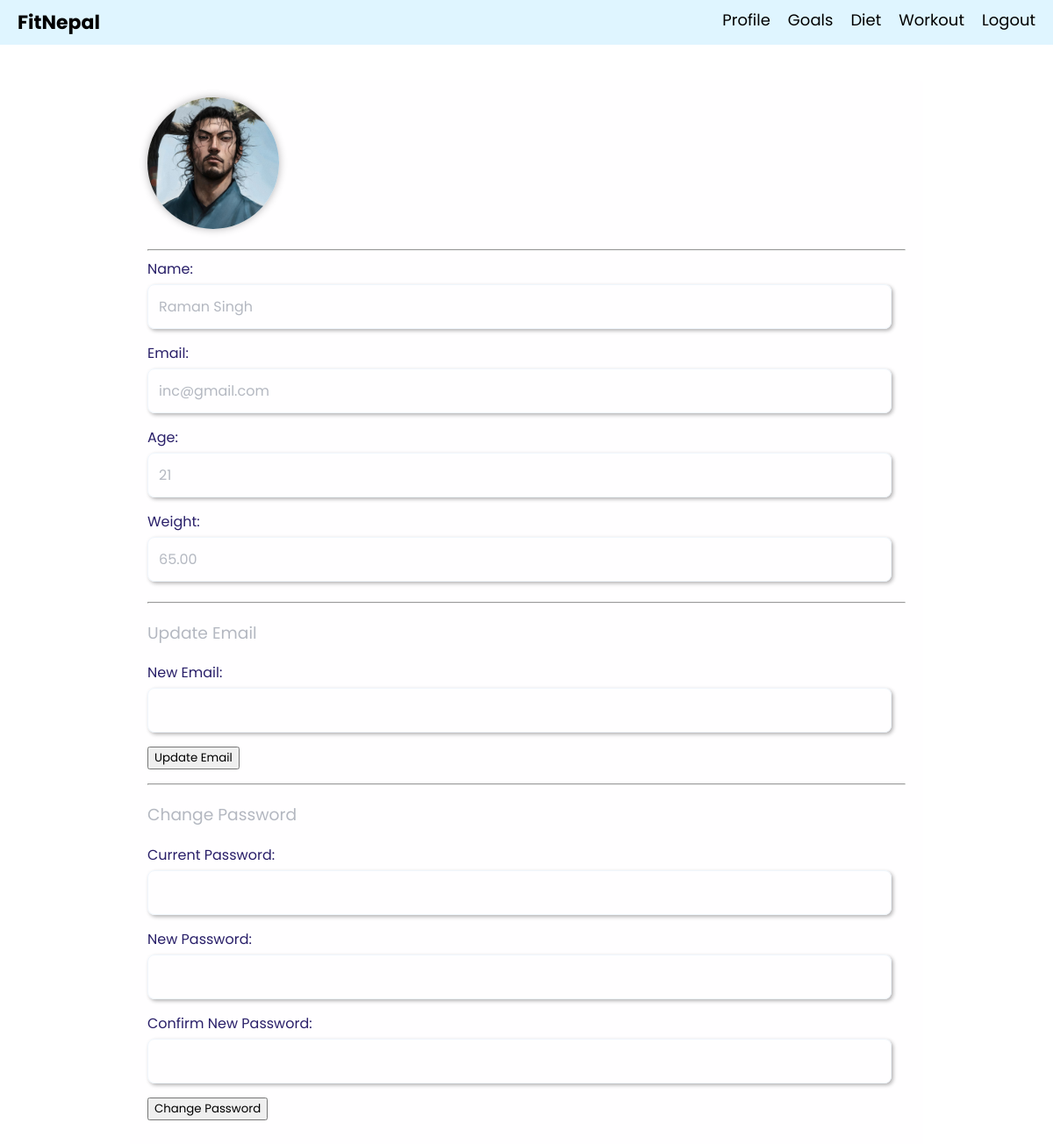
Screenshot of /profile.php (signed in) with the database file from the repository.
### tables this page shows
CREATE TABLE `users` (
  `id` int(11) NOT NULL,
  `user_id` int(11) NOT NULL,
  `name` varchar(100) NOT NULL,
  `email` varchar(100) NOT NULL,
  `password` varchar(255) NOT NULL,
  `age` int(11) NOT NULL,
  `weight` decimal(5,2) NOT NULL,
  `height` int(11) NOT NULL,
  `activity` enum('normal','intermediate','highly_active') NOT NULL,
  `profile_picture` varchar(255) DEFAULT NULL,
  `registration_time` timestamp NOT NULL DEFAULT current_timestamp(),
  `status` varchar(10) DEFAULT 'inactive',
  `role` varchar(50) DEFAULT 'user',
  `google_auth_secret` varchar(32) DEFAULT NULL
);

### profile.php (the view, shortened to what this page needs)
<?php
include "db_connection.php";
$user_id = $_SESSION['user_id'];
$sql = "SELECT name, email, age, weight, profile_picture FROM users WHERE id = ?";
$stmt = $conn->prepare($sql);
$stmt->bind_param("i", $user_id);
$stmt->execute();
$result = $stmt->get_result();
$user_data = $result->fetch_assoc();
$name = $user_data["name"];
$email = $user_data["email"];
$age = $user_data["age"];
$weight = $user_data["weight"];
$profile_picture = $user_data["profile_picture"] ?? 'blank_profile_picture.jpg';
?>
<?php
include 'header\header.php';
?>
<!DOCTYPE html>
<html lang="en">
<head>
    <link rel="stylesheet" href="./CSS/profile.css">
    <link rel="stylesheet" href="https://cdnjs.cloudflare.com/ajax/libs/animate.css/4.1.1/animate.min.css" />
</head>
<body>
<section class="hero-section">
    <div class="container">
        <div class="profile-info">
            <div class="profile-pic-wrapper">
                <img src="<?php echo $profile_picture; ?>" id="profile-picture-display" alt="Profile Picture" class="profile-picture">
            </div>
            <hr>
            <form action="<?php echo htmlspecialchars($_SERVER["PHP_SELF"]); ?>" method="post">
                <label for="name">Name:</label>
                <input type="text" id="name" name="name" value="<?php echo $name; ?>" required>
                <label for="email">Email:</label>
                <input type="email" id="email" name="email" value="<?php echo $email; ?>" required>
                <label for="age">Age:</label>
                <input type="number" id="age" name="age" value="<?php echo $age; ?>" required>
                <label for="weight">Weight:</label>
                <input type="number" id="weight" step="0.01" value="<?php echo $weight; ?>" required>
            </form>
            <hr>
            <h3>Update Email</h3>
            <form action="<?php echo htmlspecialchars($_SERVER["PHP_SELF"]); ?>" method="post">
                <label for="new_email">New Email:</label>
                <input type="email" id="new_email" name="new_email" required>
                <button class="prof"  type="submit">Update Email</button>
            </form>
            <hr>
            <h3>Change Password</h3>
            <form action="<?php echo htmlspecialchars($_SERVER["PHP_SELF"]); ?>" method="post">
                <label for="current_password">Current Password:</label>
                <input type="password" id="current_password" name="current_password" required>
                <label for="new_password">New Password:</label>
                <input type="password" id="new_password" name="new_password" required>
                <label for="confirm_password">Confirm New Password:</label>
                <input type="password" id="confirm_password" name="confirm_password" required>
                <button class="prof" type="submit">Change Password</button>
            </form>
        </div>
    </div>
</section>
</body>
</html>

### CSS/profile.css (style rules this page uses)
body { font-family: 'Inter', sans-serif; margin: 0; padding: 0; background-color:#ffffff; }
.container { height: 100%; width: 90%; max-width: 100%; margin: 20px auto; background-color:#ffffff; padding: 20px; border-radius: 10px; box-shadow: 0 0 20px rgba(255, 255, 255, 0.1); }
h3 { color: #b4b8c1; }
.profile-info { width: 80%; margin: 0 auto; background-color:#fffeff; border-radius: 5px; padding: 20px; color: #291f69; }
label { display: block; margin-bottom: 5px; color: #291f69; }
input[type="text"], input[type="email"], input[type="password"], input[type="number"] { width: calc(100% - 16px); padding: 12px; margin-bottom: 15px; border: 1px solid #F0F6FC; border-radius: 8px; box-sizing: border-box; font-size: 16px; background-color: transparent; color: #b4b8c1; box-shadow: 2px 2px 4px rgba(0, 0, 0, 0.3); }
.profile-picture { border-radius: 50%; width: 150px; height: 150px; object-fit: cover; box-shadow: 0 0 10px rgba(0, 0, 0, 0.3); }

### header/header.php (style rules this page uses)
* { font-family: "Poppins", sans-serif; font-weight: 400; font-style: normal; }
body { margin: 0; padding: 0; background-color: white; }

### rows the page displays
users: profile_picture (picture), name "Raman Singh", email "inc@gmail.com", age "21", weight "65.00"
